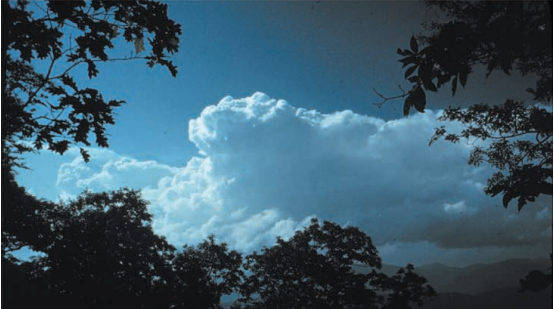
%> input picture Team08/images/source.png, 554 x 309 px
$ octave kmeansClustering.m   (GNU Octave 9; MATLAB toolbox functions it lacks are replaced by stand-ins)
%> lines starting %> are read from the running program, lines starting %| are printed output that depends on the picture; in (x1, y1, x2, y2) boxes, pixels count from 0 and x2, y2 are one past the last pixel; in counts of white or black regions, pixels touching at a corner belong together; the program's own positions count from 1
%> further down, img is the input picture: size 309x554x3 uint8; mean R, G, B 59.5, 89.1, 104.7
### Team08/rgb2hsi.m
function outpict=rgb2hsi(inpict)
%   RGB2HSI(INPICT)
%       performs an HSI conversion on an rgb image
%
%   INPICT is an rgb image of class uint8 or double
%
%   Return type is double, scaled as such:
%       H \in [0 360)
%       S \in [0 1]
%       I \in [0 1]
%
%   See also: HSI2RGB

%inpict=imcast(inpict,'double');

R=inpict(:,:,1);
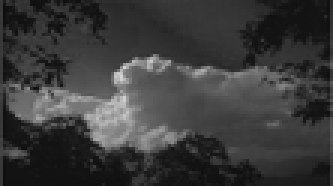
%> R: size 62x111 double (shown 3 times larger); min 0.0539, max 0.835, mean 0.232
G=inpict(:,:,2);
B=inpict(:,:,3);
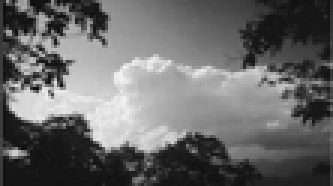
%> B: size 62x111 double (shown 3 times larger); min 0.0512, max 0.969, mean 0.41

a=0.5*(2*R-G-B);
b=sqrt(3)/2*(G-B);
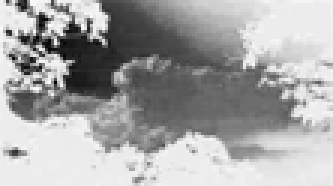
%> b: size 62x111 double (shown 3 times larger); min -0.164, max 0.00567, mean -0.0532; drawn with min black and max white

H=zeros(size(R));
S=zeros(size(R));
I=(R+G+B)/3;

mn=min(inpict,[],3);
nz=I~=0;
%> nz: size 62x111 logical; every value is 1

S(nz)=1-mn(nz)./I(nz);
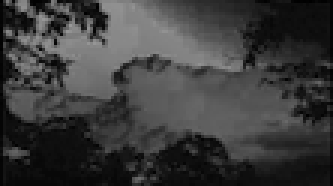
%> S: size 62x111 double (shown 3 times larger); min 0.00371, max 0.604, mean 0.236
S(~nz)=0;

H(nz)=atan2(b(nz),a(nz))*(180/pi);
H(H<0)=H(H<0)+360;
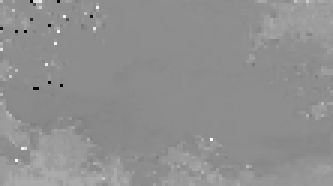
%> H: size 62x111 double (shown 3 times larger); min 3.25, max 358.4, mean 204.5; drawn with min black and max white
H(~nz)=0;

outpict=cat(3,H,S,I);
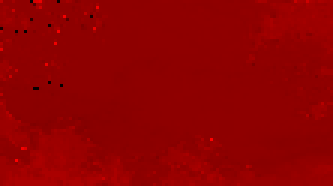
%> outpict: size 62x111x3 double (shown 3 times larger); mean R, G, B 204.5, 0.2, 0.3; drawn with min black and max white

return

### Team08/kmeansClustering.m
img = imread('source.png');
img = imresize(im2double(img), 0.2);
imgHSI = rgb2hsi(img);
[M, N] = size(imgHSI(:, :, 1));
%> M = 62; N = 111
H = imgHSI(:, :, 1);
S = imgHSI(:, :, 2);
I = imgHSI(:, :, 3);
Hv = H(:);
%> Hv = 6882 values, max 358.4 at index 4387, min 3.25 at index 621, mean 204.5
Sv = S(:);
%> Sv = 6882 values, max 0.604 at index 1435, min 0.00371 at index 6387, mean 0.236
Iv = I(:);
%> Iv = 6882 values, max 0.907 at index 2506, min 0.0561 at index 507, mean 0.33
HSIv = [Hv/360, Sv, Iv];
C = kmeans(HSIv, 2);
%> C = 6882 values, max 2 at index 73, min 1 at index 1, mean 1.51
C = reshape(C, [M, N]);
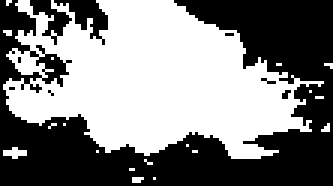
%> C: size 62x111 double (shown 3 times larger); values 1 (black) and 2 (white), 50.8% white; 9 black regions (6 under 20 px), largest, box (x1, y1, x2, y2) and area: (0, 0, 111, 62) 3171, (18, 0, 36, 15) 111, (10, 0, 24, 15) 81
   for i = 1:max(C(:))
        figure();
        imshow(C==i);
    end
%> this loop made 2 passes

$ run again, with Team08/images/target.png copied over Team08/images/source.png
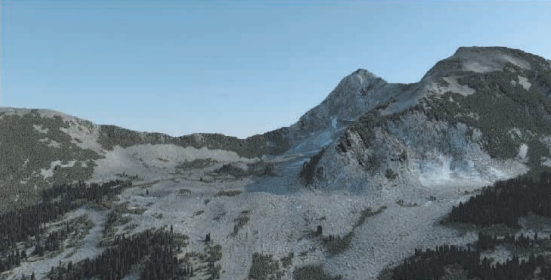
%> input picture Team08/images/target.png, 551 x 280 px
%> img is the input picture: size 280x551x3 uint8; mean R, G, B 107, 127.7, 140.7
%> img: size 56x111x3 double
%> nz: size 56x111 logical; every value is 1
%> in rgb2hsi, `outpict=cat(3,H,S,I);`:
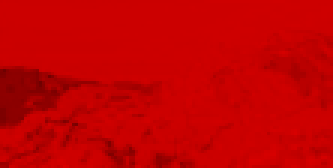
%> outpict: size 56x111x3 double (shown 3 times larger); mean R, G, B 196.2, 0.1, 0.5
%> M = 56; N = 111
%> Hv = 6216 values, max 218.9 at index 1232, min 111.1 at index 80, mean 196.2
%> Sv = 6216 values, max 0.274 at index 953, min 0.00948 at index 696, mean 0.125
%> Iv = 6216 values, max 0.852 at index 6115, min 0.156 at index 4536, mean 0.491
%> `C = kmeans(HSIv, 2);`: C = 6216 values, max 2 at index 1, min 1 at index 23, mean 1.38
%> `C = reshape(C, [M, N]);`:
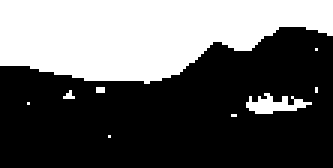
%> C: size 56x111 double (shown 3 times larger); values 1 (black) and 2 (white), 37.6% white; 9 white regions (7 under 20 px), largest, box (x1, y1, x2, y2) and area: (0, 0, 111, 28) 2235, (82, 31, 104, 38) 82
%> the loop `for i = 1:max(C(:))` made 2 passes

$ run again, with Team08/images/target1.png copied over Team08/images/source.png
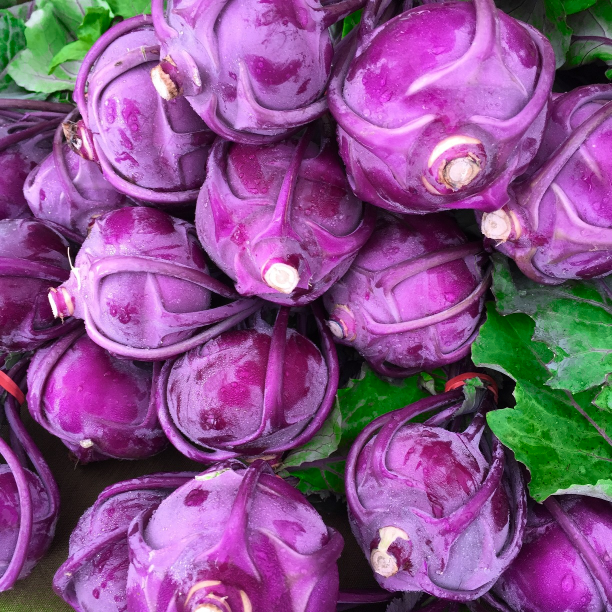
%> input picture Team08/images/target1.png, 1224 x 1224 px (shown at 1/2 size)
%> img is the input picture: size 1224x1224x3 uint8; mean R, G, B 135, 83.1, 137.6
%> img: size 245x245x3 double
%> nz: size 245x245 logical; every value is 1
%> in rgb2hsi, `outpict=cat(3,H,S,I);`:
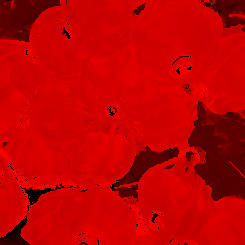
%> outpict: size 245x245x3 double; mean R, G, B 271.8, 0.4, 0.5; drawn with min black and max white
%> M = 245
%> `C = reshape(C, [M, N]);`:
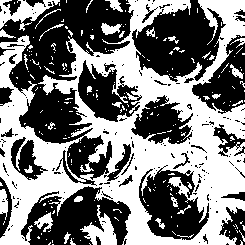
%> C: size 245x245 double; values 1 (black) and 2 (white), 48.3% white; 228 white regions (200 under 20 px), largest, box (x1, y1, x2, y2) and area: (0, 0, 245, 245) 25416, (0, 0, 60, 31) 773, (80, 205, 117, 245) 620
%> the loop `for i = 1:max(C(:))` made 2 passes

$ run again, with Team08/images/target2.png copied over Team08/images/source.png
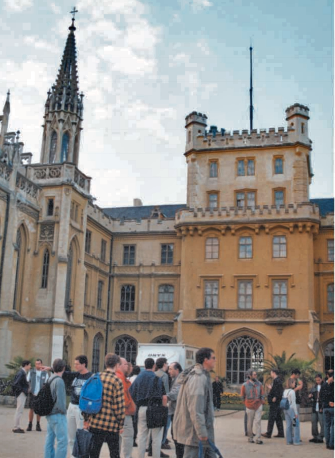
%> input picture Team08/images/target2.png, 335 x 458 px
%> img is the input picture: size 458x335x3 uint8; mean R, G, B 148.3, 146.1, 142.8
%> img: size 92x67x3 double
%> nz: size 92x67 logical; every value is 1
%> M = 92; N = 67
%> Hv = 6164 values, max 359.9 at index 2096, min 0.0723 at index 2379, mean 120.4
%> Sv = 6164 values, max 1.04 at index 1827, min 4.58e-05 at index 1684, mean 0.103
%> Iv = 6164 values, max 1 at index 210, min 0.0973 at index 819, mean 0.571
%> `C = kmeans(HSIv, 2);`: C = 6164 values, max 2 at index 1, min 1 at index 24, mean 1.51
%> `C = reshape(C, [M, N]);`:
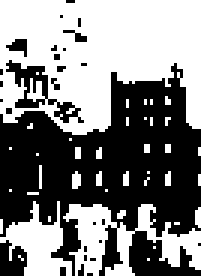
%> C: size 92x67 double (shown 3 times larger); values 1 (black) and 2 (white), 50.7% white; 28 black regions (24 under 20 px), largest, box (x1, y1, x2, y2) and area: (0, 21, 67, 92) 2708, (2, 20, 28, 41) 150, (0, 80, 9, 92) 81, (2, 13, 9, 19) 24
%> the loop `for i = 1:max(C(:))` made 2 passes
